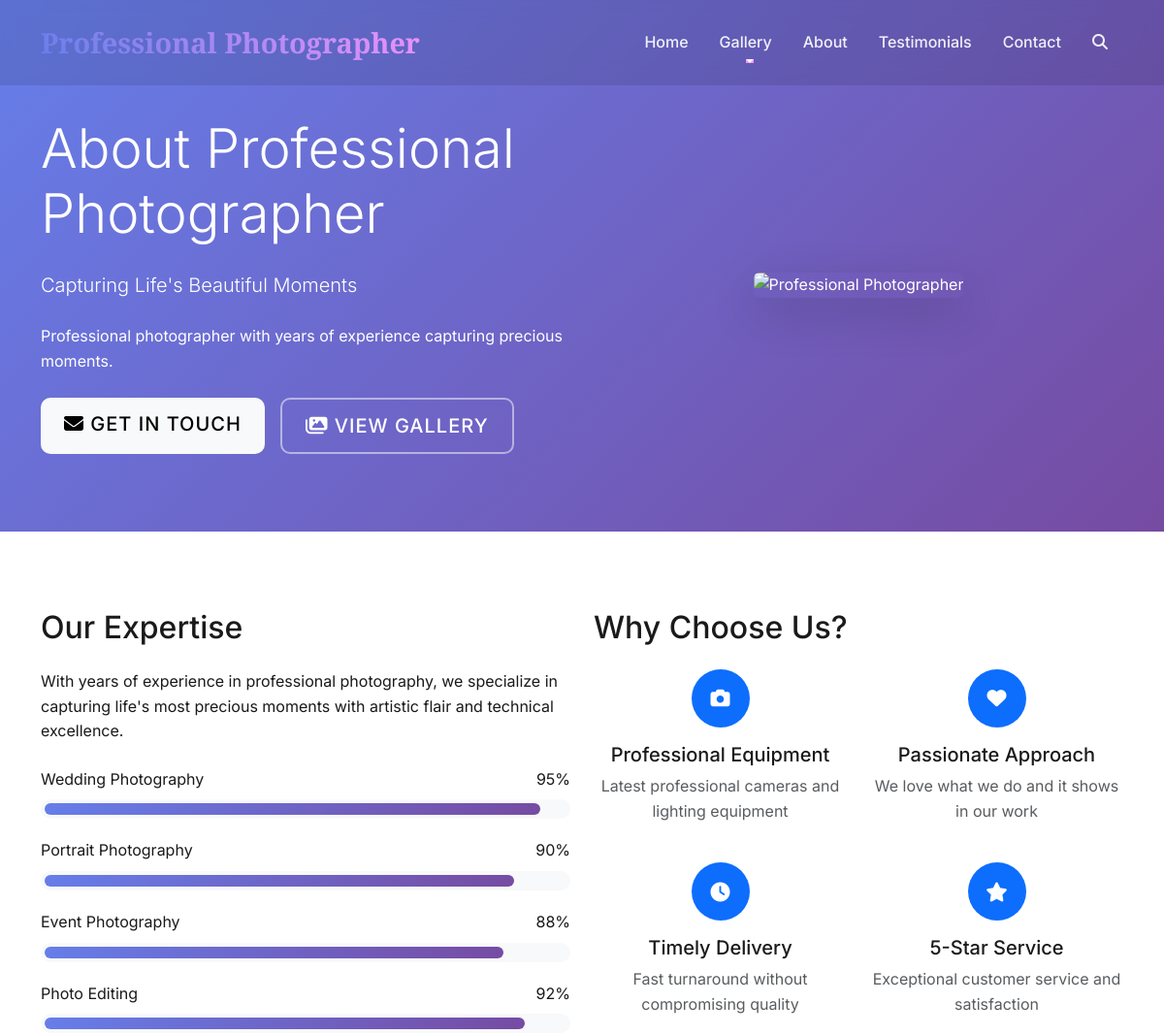
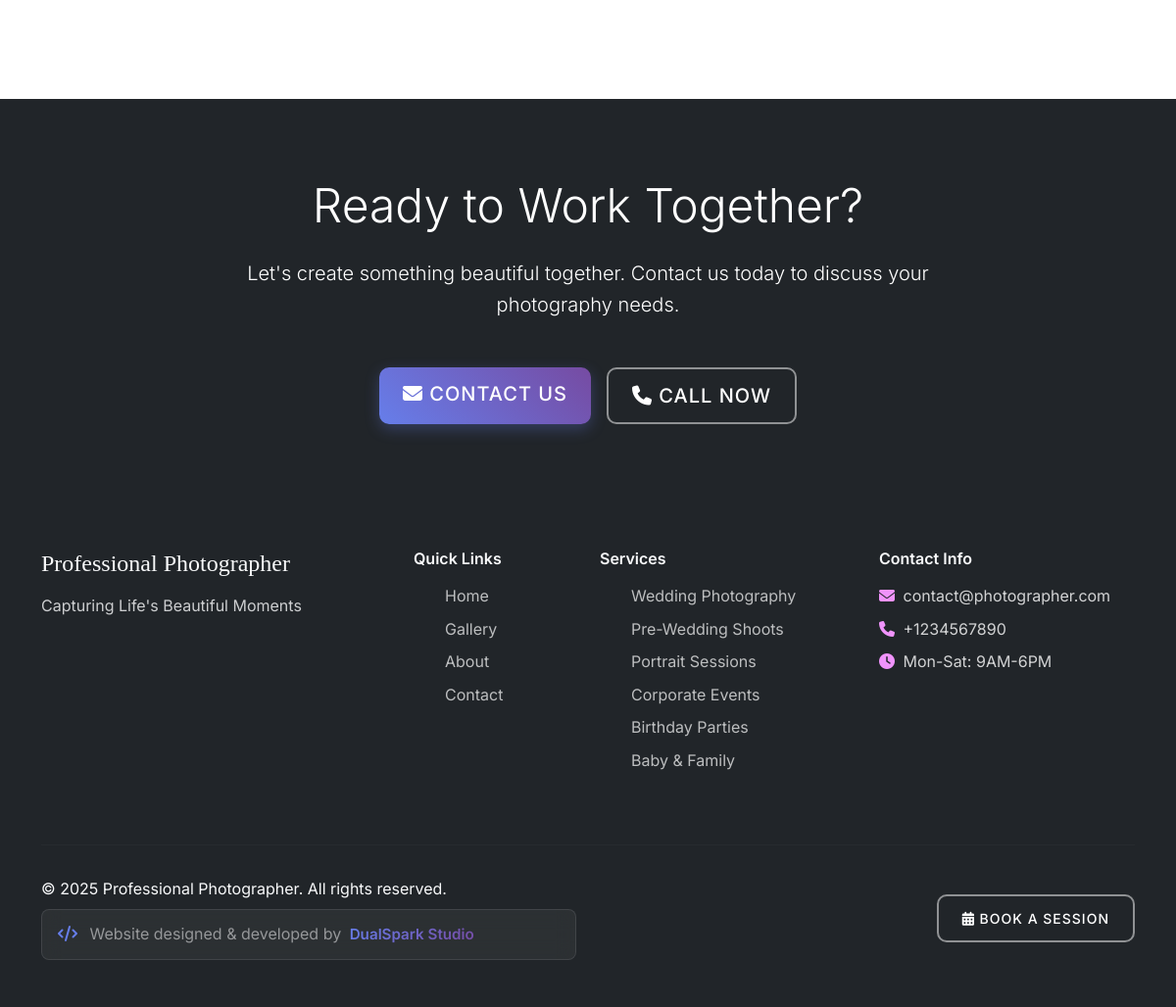
The page /about/ on the database its author committed (2 pictures, top to bottom).
### photographer/models.py (models this page shows, shortened)
class SiteSettings(models.Model):
    photographer_name = models.CharField(max_length=100, default="Professional Photographer")
    tagline = models.CharField(max_length=200, default="Capturing Life's Beautiful Moments")
    about_text = models.TextField(default="Professional photographer with years of experience...")
    email = models.EmailField(default="contact@photographer.com")
    phone = models.CharField(max_length=20, default="+1234567890")
    address = models.TextField(default="123 Photography St, City, State 12345")
    working_hours = models.CharField(max_length=100, default="Mon-Sat: 9AM-6PM")
    instagram_url = models.URLField(blank=True)
    facebook_url = models.URLField(blank=True)
    twitter_url = models.URLField(blank=True)
    whatsapp_number = models.CharField(max_length=20, blank=True)
    hero_video = models.FileField(upload_to='hero/', blank=True, null=True)
    hero_image = models.ImageField(upload_to='hero/', blank=True, null=True)
    hero_title = models.CharField(max_length=200, default="Professional Photography")
    hero_subtitle = models.CharField(max_length=300, default="Creating timeless memories through the lens")
    meta_title = models.CharField(max_length=60, default="Professional Photography Services")
    meta_description = models.CharField(max_length=160, default="Professional photography for weddings, events, and special occasions.")
    created_at = models.DateTimeField(auto_now_add=True)
    updated_at = models.DateTimeField(auto_now=True)
    class Meta:
        verbose_name = "Site Settings"
        verbose_name_plural = "Site Settings"

### photographer/views.py (the view)
# urls.py: path('about/', views.about, name='about'),
def about(request):
    site_settings = get_site_settings()
    try:
        awards = Award.objects.all()
    except Exception:
        awards = Award.objects.none()
    try:
        testimonials = Testimonial.objects.filter(is_featured=True)[:6]
    except Exception:
        testimonials = Testimonial.objects.none()
    context = {
        'site_settings': site_settings,
        'awards': awards,
        'testimonials': testimonials,
        'page_title': 'About',
    }
    return render(request, 'photographer/about.html', context)

### templates/photographer/about.html (shortened to what this page needs)
{% extends 'base.html' %}
{% load static %}
{% block content %}
<section class="about-hero">
    <div class="container">
        <div class="row align-items-center">
            <div class="col-lg-6" data-aos="fade-right">
                <h1 class="display-4 mb-4">About {{ site_settings.photographer_name }}</h1>
                <p class="lead mb-4">{{ site_settings.tagline }}</p>
                <p class="mb-4">{{ site_settings.about_text }}</p>
                <div class="d-flex gap-3">
                    <a href="{% url 'photographer:contact' %}" class="btn btn-light btn-lg">
                        <i class="fas fa-envelope"></i> Get In Touch
                    </a>
                    <a href="{% url 'photographer:gallery_list' %}" class="btn btn-outline-light btn-lg">
                        <i class="fas fa-images"></i> View Gallery
                    </a>
                </div>
            </div>
            <div class="col-lg-6" data-aos="fade-left">
                <div class="text-center">
                    <img src="https://images.unsplash.com/photo-1522075469751-3a6694fb2f61?ixlib=rb-4.0.3&auto=format&fit=crop&w=500&h=600&q=80"
                         alt="{{ site_settings.photographer_name }}"
                         class="img-fluid rounded shadow-lg"
                         style="max-height: 600px; object-fit: cover;">
                </div>
            </div>
        </div>
    </div>
</section>
<section class="about-section">
    <div class="container">
        <div class="row">
            <div class="col-lg-6" data-aos="fade-right">
                <h2 class="mb-4">Our Expertise</h2>
                <p class="mb-4">With years of experience in professional photography, we specialize in capturing life's most precious moments with artistic flair and technical excellence.</p>
                <div class="skills">
                    <div class="mb-3">
                        <div class="d-flex justify-content-between mb-2">
                            <span>Wedding Photography</span>
                            <span>95%</span>
                        </div>
                        <div class="skill-bar">
                            <div class="skill-progress" style="width: 95%;"></div>
                        </div>
                    </div>
                    <div class="mb-3">
                        <div class="d-flex justify-content-between mb-2">
                            <span>Portrait Photography</span>
                            <span>90%</span>
                        </div>
                        <div class="skill-bar">
                            <div class="skill-progress" style="width: 90%;"></div>
                        </div>
                    </div>
                    <div class="mb-3">
                        <div class="d-flex justify-content-between mb-2">
                            <span>Event Photography</span>
                            <span>88%</span>
                        </div>
                        <div class="skill-bar">
                            <div class="skill-progress" style="width: 88%;"></div>
                        </div>
                    </div>
                    <div class="mb-3">
                        <div class="d-flex justify-content-between mb-2">
                            <span>Photo Editing</span>
                            <span>92%</span>
                        </div>
                        <div class="skill-bar">
                            <div class="skill-progress" style="width: 92%;"></div>
                        </div>
                    </div>
                </div>
            </div>
            <div class="col-lg-6" data-aos="fade-left">
                <h2 class="mb-4">Why Choose Us?</h2>
                <div class="row">
                    <div class="col-md-6 mb-4">
                        <div class="text-center">
                            <div class="bg-primary text-white rounded-circle d-inline-flex align-items-center justify-content-center mb-3" style="width: 60px; height: 60px;">
                                <i class="fas fa-camera fa-lg"></i>
                            </div>
                            <h5>Professional Equipment</h5>
                            <p class="text-muted">Latest professional cameras and lighting equipment</p>
                        </div>
                    </div>
                    <div class="col-md-6 mb-4">
                        <div class="text-center">
                            <div class="bg-primary text-white rounded-circle d-inline-flex align-items-center justify-content-center mb-3" style="width: 60px; height: 60px;">
                                <i class="fas fa-heart fa-lg"></i>
                            </div>
                            <h5>Passionate Approach</h5>
                            <p class="text-muted">We love what we do and it shows in our work</p>
                        </div>
                    </div>
                    <div class="col-md-6 mb-4">
                        <div class="text-center">
                            <div class="bg-primary text-white rounded-circle d-inline-flex align-items-center justify-content-center mb-3" style="width: 60px; height: 60px;">
                                <i class="fas fa-clock fa-lg"></i>
                            </div>
                            <h5>Timely Delivery</h5>
                            <p class="text-muted">Fast turnaround without compromising quality</p>
                        </div>
                    </div>
                    <div class="col-md-6 mb-4">
                        <div class="text-center">
                            <div class="bg-primary text-white rounded-circle d-inline-flex align-items-center justify-content-center mb-3" style="width: 60px; height: 60px;">
                                <i class="fas fa-star fa-lg"></i>
                            </div>
                            <h5>5-Star Service</h5>
                            <p class="text-muted">Exceptional customer service and satisfaction</p>
                        </div>
                    </div>
                </div>
            </div>
        </div>
    </div>
</section>
<section class="about-section bg-dark text-white">
    <div class="container text-center">
        <div class="row justify-content-center">
            <div class="col-lg-8">
                <h2 class="display-5 mb-4" data-aos="fade-up">Ready to Work Together?</h2>
                <p class="lead mb-5" data-aos="fade-up" data-aos-delay="100">
                    Let's create something beautiful together. Contact us today to discuss your photography needs.
                </p>
                <div class="d-flex flex-wrap justify-content-center gap-3" data-aos="fade-up" data-aos-delay="200">
                    <a href="{% url 'photographer:contact' %}" class="btn btn-primary btn-lg">
                        <i class="fas fa-envelope"></i> Contact Us
                    </a>
                    <a href="tel:{{ site_settings.phone }}" class="btn btn-outline-light btn-lg">
                        <i class="fas fa-phone"></i> Call Now
                    </a>
                </div>
            </div>
        </div>
    </div>
</section>
{% endblock %}

### templates/base.html (shortened to what this page needs)
<!DOCTYPE html>
<html lang="en">
<head>
    <link rel="icon" type="image/x-icon" href="{% load static %}{% static 'images/favicon.ico' %}">
    <link href="https://cdn.jsdelivr.net/npm/bootstrap@5.3.0/dist/css/bootstrap.min.css" rel="stylesheet">
    <link rel="stylesheet" href="https://cdnjs.cloudflare.com/ajax/libs/font-awesome/6.4.0/css/all.min.css">
    <link href="https://unpkg.com/aos@2.3.1/dist/aos.css" rel="stylesheet">
    <link rel="stylesheet" href="https://cdn.jsdelivr.net/npm/swiper@10/swiper-bundle.min.css">
    <link rel="stylesheet" href="https://cdn.jsdelivr.net/npm/glightbox/dist/css/glightbox.min.css">
    {% load static %}
    <link rel="stylesheet" href="{% static 'css/style.css' %}">
</head>
<body class="{% block body_class %}{% endblock %}">
    <nav class="navbar navbar-expand-lg navbar-dark fixed-top" id="mainNav">
        <div class="container">
            <a class="navbar-brand" href="{% url 'photographer:home' %}">
                <span class="brand-text">{{ site_settings.photographer_name|default:"Photography" }}</span>
            </a>
            <div class="collapse navbar-collapse" id="navbarNav">
                <ul class="navbar-nav ms-auto">
                    <li class="nav-item">
                        <a class="nav-link" href="{% url 'photographer:home' %}">Home</a>
                    </li>
                    <li class="nav-item dropdown">
                        <a class="nav-link dropdown-toggle" href="#" role="button" data-bs-toggle="dropdown">
                            Gallery
                        </a>
                    </li>
                    <li class="nav-item">
                        <a class="nav-link" href="{% url 'photographer:about' %}">About</a>
                    </li>
                    <li class="nav-item">
                        <a class="nav-link" href="{% url 'photographer:testimonials' %}">Testimonials</a>
                    </li>
                    <li class="nav-item">
                        <a class="nav-link" href="{% url 'photographer:contact' %}">Contact</a>
                    </li>
                    <li class="nav-item">
                        <a class="nav-link search-trigger" href="#" data-bs-toggle="modal" data-bs-target="#searchModal">
                            <i class="fas fa-search"></i>
                        </a>
                    </li>
                </ul>
            </div>
        </div>
    </nav>
    <main>
        {% block content %}{% endblock %}
    </main>
    <footer class="footer bg-dark text-light">
        <div class="container py-5">
            <div class="row">
                <div class="col-lg-4 mb-4">
                    <h5 class="footer-brand">{{ site_settings.photographer_name }}</h5>
                    <p class="footer-tagline">{{ site_settings.tagline }}</p>
                </div>
                <div class="col-lg-2 mb-4">
                    <h6 class="footer-title">Quick Links</h6>
                    <ul class="footer-links">
                        <li><a href="{% url 'photographer:home' %}">Home</a></li>
                        <li><a href="{% url 'photographer:gallery_list' %}">Gallery</a></li>
                        <li><a href="{% url 'photographer:about' %}">About</a></li>
                        <li><a href="{% url 'photographer:contact' %}">Contact</a></li>
                    </ul>
                </div>
                <div class="col-lg-3 mb-4">
                    <h6 class="footer-title">Services</h6>
                    <ul class="footer-links">
                        <li><a href="{% url 'photographer:gallery_list' %}">Wedding Photography</a></li>
                        <li><a href="{% url 'photographer:gallery_list' %}">Pre-Wedding Shoots</a></li>
                        <li><a href="{% url 'photographer:gallery_list' %}">Portrait Sessions</a></li>
                        <li><a href="{% url 'photographer:gallery_list' %}">Corporate Events</a></li>
                        <li><a href="{% url 'photographer:gallery_list' %}">Birthday Parties</a></li>
                        <li><a href="{% url 'photographer:gallery_list' %}">Baby & Family</a></li>
                    </ul>
                </div>
                <div class="col-lg-3 mb-4">
                    <h6 class="footer-title">Contact Info</h6>
                    <div class="contact-info">
                        <p><i class="fas fa-envelope"></i> {{ site_settings.email }}</p>
                        <p><i class="fas fa-phone"></i> {{ site_settings.phone }}</p>
                        <p><i class="fas fa-clock"></i> {{ site_settings.working_hours }}</p>
                    </div>
                </div>
            </div>
            <hr class="footer-divider">
            <div class="row align-items-center">
                <div class="col-md-6">
                    <p class="copyright mb-0">
                        &copy; {% now "Y" %} {{ site_settings.photographer_name }}. All rights reserved.
                    </p>
                    <div class="footer-credit mt-2">
                        <i class="fas fa-code"></i>
                        <span class="text-white-50">Website designed & developed by</span>
                        <a href="https://dualsparkstudio.com/" target="_blank" class="dualspark-credit ms-1">DualSpark Studio</a>
                    </div>
                </div>
                <div class="col-md-6 text-md-end">
                    <p class="mb-0">
                        <a href="{% url 'photographer:contact' %}" class="btn btn-outline-light btn-sm">
                            <i class="fas fa-calendar-alt"></i> Book a Session
                        </a>
                    </p>
                </div>
            </div>
        </div>
    </footer>
</body>
</html>

### rows shown on the page
SiteSettings: photographer_name "Professional Photographer", tagline "Capturing Life's Beautiful Moments", about_text "Professional photographer with years of experience capturing precious moments.", email "contact@photographer.com", phone "+1234567890", working_hours "Mon-Sat: 9AM-6PM"
